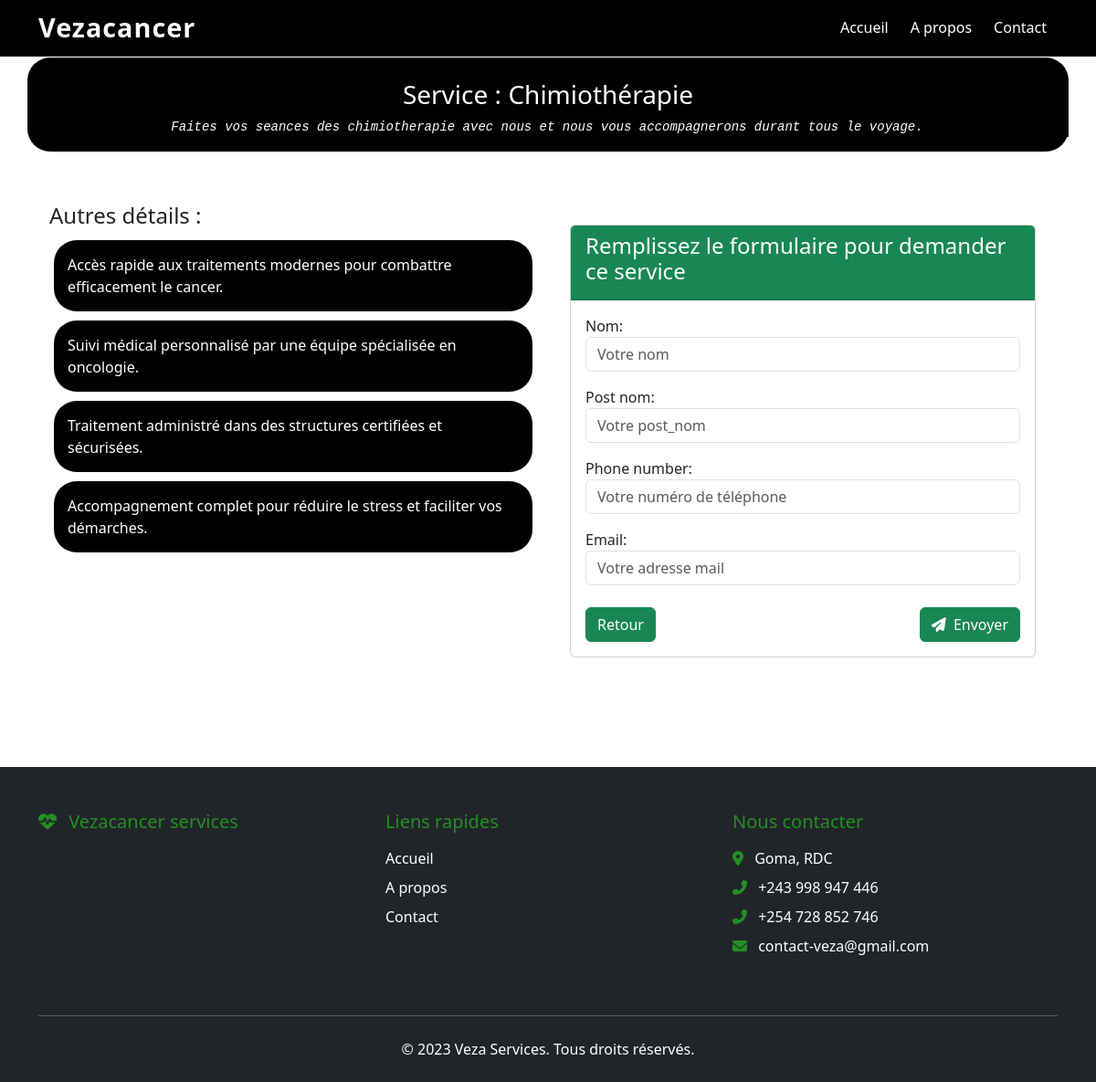
Screenshot of /service/88552fcf-c5ba-48ce-9620-1cb6d08e1c91/demander-service/ with the database file from the repository.
### app_sk/models.py (models this page shows, shortened)
class Service(models.Model):
    id = models.UUIDField(primary_key=True, default=uuid.uuid4, editable=False, unique=True)
    nom = models.CharField(max_length=50, blank=False, null=False)
    description = models.TextField(max_length=200, blank=False, null=False)
    phrasePhare = models.CharField(max_length=60, blank=True, null=True)
    disponible = models.BooleanField(default=False)
    image = models.ImageField(upload_to="services/", null=True, blank=True)
    prix1 = models.IntegerField(blank=True, null=True)
    prix2 = models.IntegerField(blank=True, null=True)

class DetailService(models.Model):
    id = models.UUIDField(primary_key=True, default=uuid.uuid4, editable=False, unique=True)
    service = models.ForeignKey(Service, on_delete=models.CASCADE, related_name="services", null=True)
    detail = models.CharField(max_length=100, blank=False, null=False)
    def __str__(self):
        return f"{self.detail}"

class DemanderServicer(models.Model):
    id = models.UUIDField(primary_key=True, default=uuid.uuid4, editable=False, unique=True)
    service = models.ForeignKey(Service, on_delete=models.CASCADE, related_name="demandeservices")
    nom = models.CharField(max_length=30, blank=False, null=False)
    post_nom = models.CharField(max_length=30, blank=False, null=False)
    phone_number = models.CharField(blank=False, null=False)
    email = models.EmailField(blank=False, null=False)
    date = models.DateTimeField(auto_now_add=True)

### app_sk/views.py (the view)
# urls.py: path('service/<uuid:service_id>/demander-service/', views.demander_service, name="demander_service"),
def demander_service(request, service_id):
    service = get_object_or_404(Service, id=service_id)
    details = service.services.all()
    if request.method == "POST" :
        form = DemandeServiceForm(request.POST)
        if form.is_valid():
            demande = form.save(commit=False)
            demande.service = service
            demande.save()
            cd = form.cleaned_data
            subject = f"Nouvelle demande de service : {service.nom}"
            message = (
                f"Nom : {cd.get('nom')}\n"
                f"Post-nom : {cd.get('post_nom')}\n"
                f"Email : {cd.get('email')}\n"
                f"Téléphone : {cd.get('phone_number')}\n"
                f"Service demandé : {service.nom}"
            )
            send_mail(subject, message, cd.get('email'), [settings.CONTACT_EMAIL])
            return redirect('app_sk:message_success')
    else :
        form = DemandeServiceForm()
    context = {
        'service': service,
        'details' : details,
        'form' : form
    }
    return render(request, 'app_sk/service/demanderservice.html', context)

### app_sk/forms.py
class DemandeServiceForm(ModelForm):
    class Meta:
        model = DemanderServicer
        fields = ['nom', 'post_nom', 'phone_number', 'email']
        widgets = {
            'nom': forms.TextInput(attrs={
                'class': 'form-control',
                'placeholder': 'Votre nom'
            }),
            'post_nom': forms.TextInput(attrs={
                'class': 'form-control',
                'placeholder': 'Votre post_nom'
            }),
            'phone_number': forms.TextInput(attrs={
                'class': 'form-control',
                'placeholder': 'Votre numéro de téléphone'
            }),
            'email': forms.TextInput(attrs={
                'class': 'form-control',
                'placeholder': 'Votre adresse mail'
            })
        }

### app_sk/templates/app_sk/service/demanderservice.html (shortened to what this page needs)
{% extends 'base.html' %}
{% load static %}
{% block content %}
<div class="container-fluid px-0">
    {% include 'nav.html' with current_page="service" %}
    <main class="container py-5 " style="margin-top: 15px;">
        <div class="row blackBack text-white text-center mb-2 coinRond-25">
            <h3 class="mt-4">Service : {{ service.nom }}</h3>
            <p class="small typewriter"><i>{{ service.description }}</i></p>
        </div>
        <div class="row justify-content-center">
            <div class="row g-4">
                <div class="col-md-6">
                    <h4>Autres détails :</h4>
                    {% if details %}
                        <div class="mb-5">
                            <ul class="list-group list-group-flush">
                                {% for detail in details %}
                                    <li class="detail-style list-unstyled">{{ detail }}</li>
                                {% endfor %}
                            </ul>
                        </div>
                    {% endif %}
                </div>
                <div class="col-md-6 p-4">
                   <div class="card">
                        <div class="card-header bg-success text-white">
                            <h4>Remplissez le formulaire pour demander ce service</h4>
                        </div>
                        <div class="card-body">
                            <form method="post">
                                <div class="mb-4">
                                    {{ form.as_p }}
                                </div>
                                <div class="d-flex flex-column flex-md-row justify-content-between gap-2">
                                    <button onclick="window.history.back()" class="btn btn-success">Retour</button>
                                    <button type="submit" class="btn btn-success">
                                        <i class="fas fa-paper-plane me-1"></i> Envoyer
                                    </button>
                                </div>
                            </form>
                        </div>
                   </div>
                </div>
            </div>
        </div>
    </main>
</div>
{% include 'footer.html' %}
{% endblock %}

### app_sk/templates/base.html (style rules this page uses)
body, html { height: 100%; display: flex; flex-direction: column; }
.container, .container-fluid { flex: 1; }

### app_sk/templates/app_sk/service/demanderservice.html (style rules this page uses)
.blackBack { background-color: black; }
.typewriter { display: inline-block; overflow: hidden; border-right: 2px solid #000; animation: typing 3s steps(40, end), blink 0.75s step-end infinite; font-family: monospace; max-width: 100%; }
.detail-style { border-radius: 25px; background-color: black; color: white; margin: 5px; padding: 15px; }
.coinRond-25 { border-radius: 25px; }

### rows the page displays
Service: nom "Chimiothérapie", description "Faites vos seances des chimiotherapie avec nous et nous vous accompagnerons durant tous le voyage."
DetailService: detail "Accès rapide aux traitements modernes pour combattre efficacement le cancer."
DetailService: detail "Suivi médical personnalisé par une équipe spécialisée en oncologie."
DetailService: detail "Traitement administré dans des structures certifiées et sécurisées."
DetailService: detail "Accompagnement complet pour réduire le stress et faciliter vos démarches."
